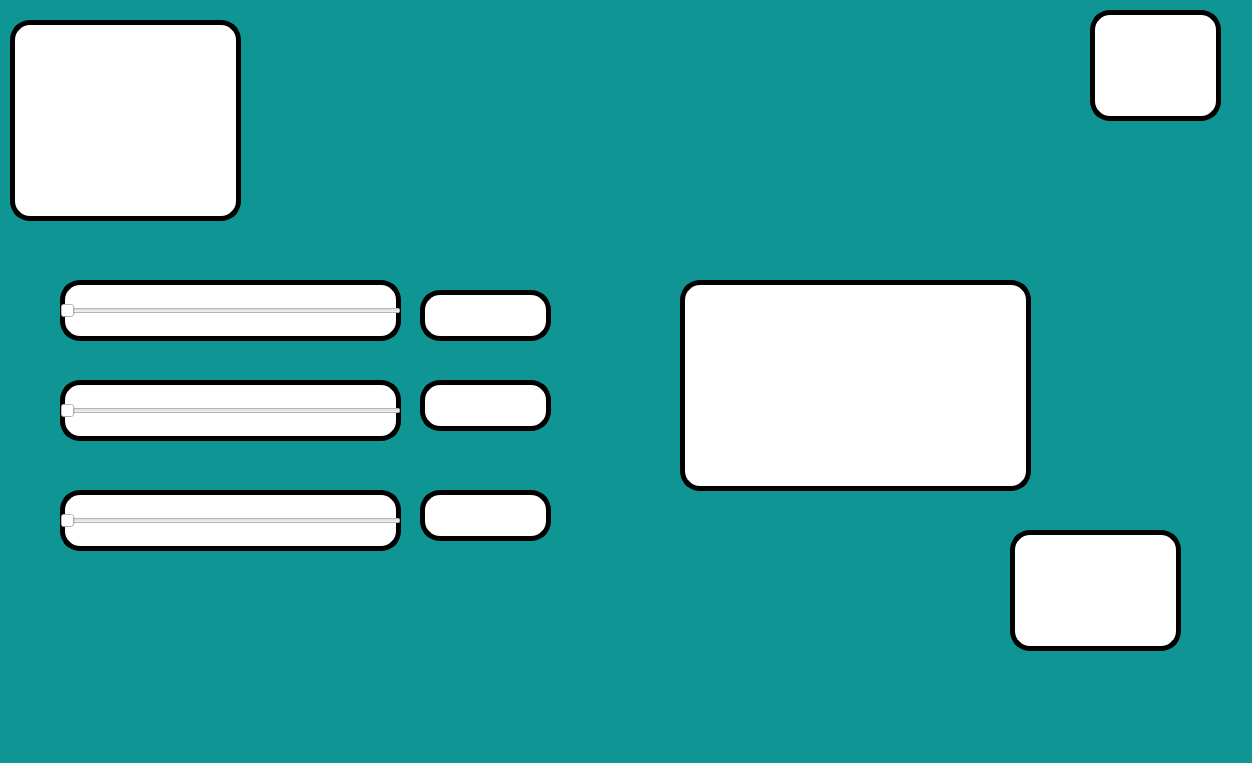
<?xml version="1.0" encoding="UTF-8"?>
<ui version="4.0">
 <class>MainWindow</class>
 <widget class="QMainWindow" name="MainWindow">
  <property name="geometry">
   <rect>
    <x>0</x>
    <y>0</y>
    <width>1252</width>
    <height>763</height>
   </rect>
  </property>
  <property name="windowTitle">
   <string>MainWindow</string>
  </property>
  <property name="styleSheet">
   <string notr="true">background-color: rgb(14, 149, 148);
font: 75 18pt &quot;Agency FB&quot;</string>
  </property>
  <widget class="QWidget" name="centralwidget">
   <widget class="QLabel" name="label_3">
    <property name="geometry">
     <rect>
      <x>1090</x>
      <y>10</y>
      <width>131</width>
      <height>111</height>
     </rect>
    </property>
    <property name="styleSheet">
     <string notr="true">background-color: rgb(255, 255, 255);
font: 75 18pt &quot;Agency FB&quot;;
border :5px solid black;
border-radius: 20px;</string>
    </property>
    <property name="text">
     <string/>
    </property>
    <property name="pixmap">
     <pixmap resource="../Recursos.qrc">:/Imagenes/Media/FI.jpg</pixmap>
    </property>
    <property name="scaledContents">
     <bool>true</bool>
    </property>
   </widget>
   <widget class="QLabel" name="label_4">
    <property name="geometry">
     <rect>
      <x>1010</x>
      <y>530</y>
      <width>171</width>
      <height>121</height>
     </rect>
    </property>
    <property name="styleSheet">
     <string notr="true">background-color: rgb(255, 255, 255);
font: 75 18pt &quot;Agency FB&quot;;
border :5px solid black;
border-radius: 20px;</string>
    </property>
    <property name="text">
     <string/>
    </property>
    <property name="pixmap">
     <pixmap resource="../Recursos.qrc">:/Imagenes/Media/logo.jpg</pixmap>
    </property>
    <property name="scaledContents">
     <bool>true</bool>
    </property>
   </widget>
   <widget class="QLabel" name="label">
    <property name="geometry">
     <rect>
      <x>10</x>
      <y>20</y>
      <width>231</width>
      <height>201</height>
     </rect>
    </property>
    <property name="styleSheet">
     <string notr="true">background-color: rgb(255, 255, 255);
font: 75 18pt &quot;Agency FB&quot;;
border :5px solid black;
border-radius: 20px;</string>
    </property>
    <property name="text">
     <string/>
    </property>
    <property name="pixmap">
     <pixmap resource="../Recursos.qrc">:/Imagenes/Media/UAT.jpg</pixmap>
    </property>
    <property name="scaledContents">
     <bool>true</bool>
    </property>
   </widget>
   <widget class="QSlider" name="valorR">
    <property name="geometry">
     <rect>
      <x>60</x>
      <y>280</y>
      <width>341</width>
      <height>61</height>
     </rect>
    </property>
    <property name="styleSheet">
     <string notr="true">background-color: rgb(255, 255, 255);
font: 75 18pt &quot;Agency FB&quot;;
border :5px solid black;
border-radius: 20px;</string>
    </property>
    <property name="orientation">
     <enum>Qt::Horizontal</enum>
    </property>
   </widget>
   <widget class="QSlider" name="valorG">
    <property name="geometry">
     <rect>
      <x>60</x>
      <y>380</y>
      <width>341</width>
      <height>61</height>
     </rect>
    </property>
    <property name="styleSheet">
     <string notr="true">background-color: rgb(255, 255, 255);
font: 75 18pt &quot;Agency FB&quot;;
border :5px solid black;
border-radius: 20px;</string>
    </property>
    <property name="orientation">
     <enum>Qt::Horizontal</enum>
    </property>
   </widget>
   <widget class="QSlider" name="valorB">
    <property name="geometry">
     <rect>
      <x>60</x>
      <y>490</y>
      <width>341</width>
      <height>61</height>
     </rect>
    </property>
    <property name="styleSheet">
     <string notr="true">background-color: rgb(255, 255, 255);
font: 75 18pt &quot;Agency FB&quot;;
border :5px solid black;
border-radius: 20px;</string>
    </property>
    <property name="orientation">
     <enum>Qt::Horizontal</enum>
    </property>
   </widget>
   <widget class="QLineEdit" name="R_txt">
    <property name="geometry">
     <rect>
      <x>420</x>
      <y>290</y>
      <width>131</width>
      <height>51</height>
     </rect>
    </property>
    <property name="styleSheet">
     <string notr="true">background-color: rgb(255, 255, 255);
font: 75 18pt &quot;Agency FB&quot;;
border :5px solid black;
border-radius: 20px;</string>
    </property>
   </widget>
   <widget class="QLineEdit" name="G_txt">
    <property name="geometry">
     <rect>
      <x>420</x>
      <y>380</y>
      <width>131</width>
      <height>51</height>
     </rect>
    </property>
    <property name="styleSheet">
     <string notr="true">background-color: rgb(255, 255, 255);
font: 75 18pt &quot;Agency FB&quot;;
border :5px solid black;
border-radius: 20px;</string>
    </property>
   </widget>
   <widget class="QLineEdit" name="B_txt">
    <property name="geometry">
     <rect>
      <x>420</x>
      <y>490</y>
      <width>131</width>
      <height>51</height>
     </rect>
    </property>
    <property name="styleSheet">
     <string notr="true">background-color: rgb(255, 255, 255);
font: 75 18pt &quot;Agency FB&quot;;
border :5px solid black;
border-radius: 20px;</string>
    </property>
   </widget>
   <widget class="QLabel" name="colorburger">
    <property name="geometry">
     <rect>
      <x>680</x>
      <y>280</y>
      <width>351</width>
      <height>211</height>
     </rect>
    </property>
    <property name="styleSheet">
     <string notr="true">background-color: rgb(255, 255, 255);
font: 75 18pt &quot;Agency FB&quot;;
border :5px solid black;
border-radius: 20px;</string>
    </property>
    <property name="text">
     <string/>
    </property>
   </widget>
   <zorder>colorburger</zorder>
   <zorder>label_3</zorder>
   <zorder>label_4</zorder>
   <zorder>label</zorder>
   <zorder>valorR</zorder>
   <zorder>valorG</zorder>
   <zorder>valorB</zorder>
   <zorder>R_txt</zorder>
   <zorder>G_txt</zorder>
   <zorder>B_txt</zorder>
  </widget>
  <widget class="QMenuBar" name="menubar">
   <property name="geometry">
    <rect>
     <x>0</x>
     <y>0</y>
     <width>1252</width>
     <height>42</height>
    </rect>
   </property>
  </widget>
  <widget class="QStatusBar" name="statusbar"/>
 </widget>
 <resources>
  <include location="../Recursos.qrc"/>
 </resources>
 <connections/>
</ui>
